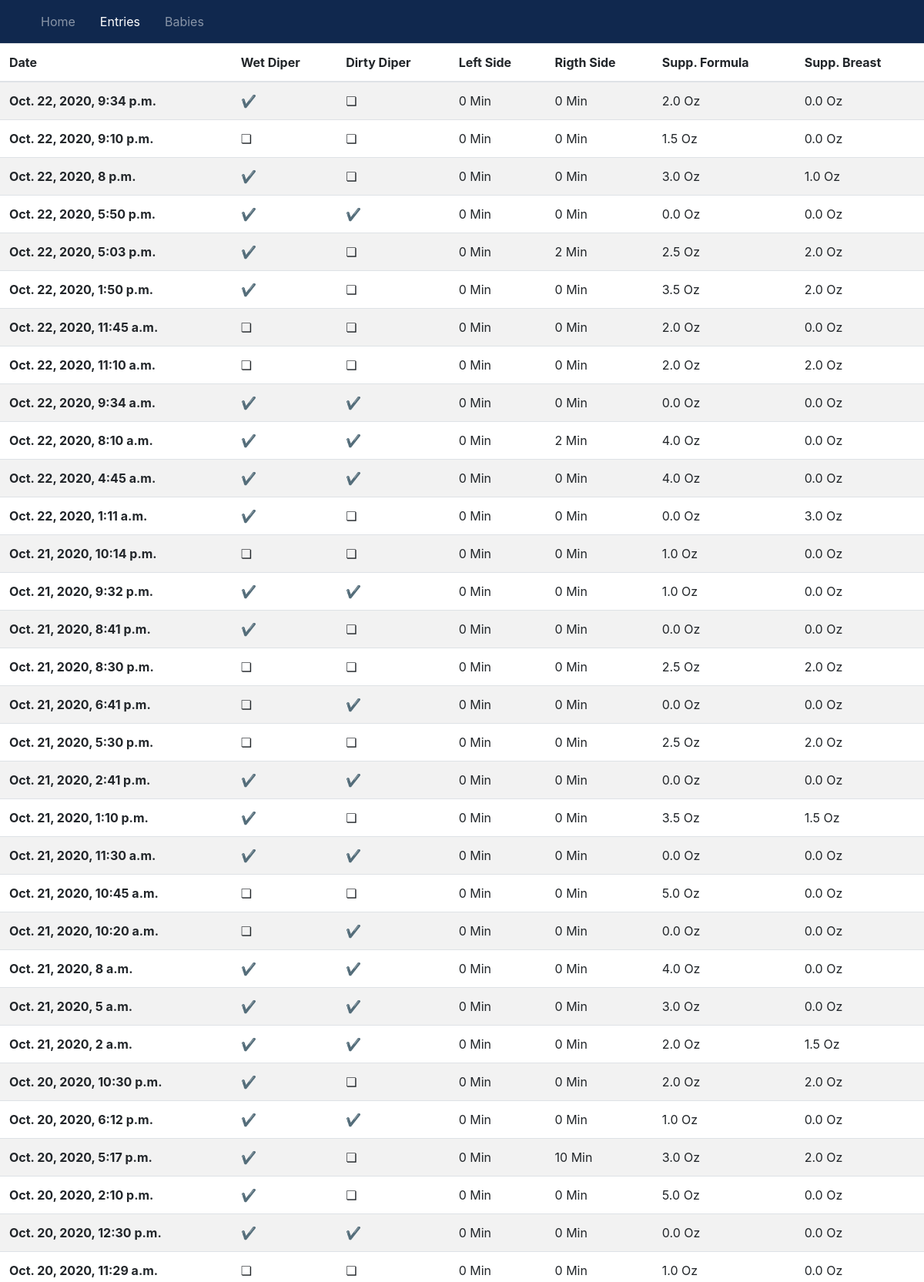
The page /entries (upper part) on the database its author committed.
### app/models.py (models this page shows)
class BabyTrack(models.Model):
    name = models.ForeignKey(Baby, on_delete=models.DO_NOTHING)
    date = models.DateTimeField(blank=False)
    wet = models.BooleanField()
    dirty = models.BooleanField()
    leftside = models.IntegerField(default=0)
    rightside = models.IntegerField(default=0)
    sup_b_amt = models.DecimalField(max_digits=3, decimal_places=1)
    sup_f_amt = models.DecimalField(max_digits=3, decimal_places=1)

### app/views.py (the view)
# urls.py: path('entries', views.entries, name='entries'),
def entries(request):
    entries = BabyTrack.objects.order_by('-date')
    context = {
        'entries':entries
    }
    return render(request, 'entries.html', context)

### templates/entries.html
{% extends 'base.html' %}
{% block content %}
    {% if entries %}
        <table class="table table-striped">
            <thead>
                <tr>
                    <th scope="col">Date</th>
                    <th scope="col">Wet Diper</th>
                    <th scope="col">Dirty Diper</th>
                    <th scope="col">Left Side</th>
                    <th scope="col">Rigth Side</th>
                    <th scope="col">Supp. Formula</th>
                    <th scope="col">Supp. Breast</th>
                </tr>
            </thead>
            <tbody>
                {% for entry in entries %}
                    <tr>
                        <th scope="row">{{ entry.date }}</th>
                        {% if entry.wet == True %}
                            <td>&#10004;</td>
                        {% else %}
                            <td>&#10063;</td>
                        {% endif %}
                        {% if entry.dirty == True %}
                            <td>&#10004;</td>
                        {% else %}
                            <td>&#10063;</td>
                        {% endif %}
                        <td>{{ entry.leftside }} Min</td>
                        <td>{{ entry.rightside }} Min</td>
                        <td>{{ entry.sup_f_amt }} Oz</td>
                        <td>{{ entry.sup_b_amt }} Oz</td>
                    </tr>
                {% endfor %}
            </tbody>
        </table>
    {% else %}
        <div class="col-md-12">
            <p>No Entries Avaliable</p>
        </div>
    {% endif %}
{% endblock %}

### templates/base.html (shortened to what this page needs)
{% load static %}
<!DOCTYPE html>
<html lang="en">
<head>
    <link rel="stylesheet" href="{% static 'css/bootstrap.css' %}">
    <link rel="stylesheet" href="{% static 'css/all.css' %}">
</head>
<body>
    <nav class="navbar navbar-expand-lg navbar-dark bg-primary sticky-top">
        <div class="container">
        <div class="collapse navbar-collapse" id="navbarNavAltMarkup">
            <ul class="navbar-nav">
            <li
                {% if '/' == request.path %}
                    class="nav-item active mr-3"
                {% else %}
                    class="nav-item mr-3"
                {% endif %}
            >
                <a class="nav-link" href="{% url 'index' %}">Home</a>
            </li>
            <li
                {% if '/entries' == request.path %}
                    class="nav-item active mr-3"
                {% else %}
                    class="nav-item mr-3"
                {% endif %}
            >
                <a class="nav-link" href="{% url 'entries' %}">Entries</a>
            </li>
            <li
                {% if '/babies' == request.path %}
                    class="nav-item active mr-3"
                {% else %}
                    class="nav-item mr-3"
                {% endif %}
            >
                <a class="nav-link" href="{% url 'babies' %}">Babies</a>
            </li>
        </div>
        </div>
    </nav>
    {% block content %}
    {% endblock %}
</body>
</html>

### rows shown on the page
BabyTrack: date "Oct. 22, 2020, 9:34 p.m.", leftside "0", rightside "0", sup_f_amt "2.0", sup_b_amt "0.0"
BabyTrack: date "Oct. 22, 2020, 9:10 p.m.", leftside "0", rightside "0", sup_f_amt "1.5", sup_b_amt "0.0"
BabyTrack: date "Oct. 22, 2020, 8 p.m.", leftside "0", rightside "0", sup_f_amt "3.0", sup_b_amt "1.0"
BabyTrack: date "Oct. 22, 2020, 5:50 p.m.", leftside "0", rightside "0", sup_f_amt "0.0", sup_b_amt "0.0"
BabyTrack: date "Oct. 22, 2020, 5:03 p.m.", leftside "0", rightside "2", sup_f_amt "2.5", sup_b_amt "2.0"
BabyTrack: date "Oct. 22, 2020, 1:50 p.m.", leftside "0", rightside "0", sup_f_amt "3.5", sup_b_amt "2.0"
BabyTrack: date "Oct. 22, 2020, 11:45 a.m.", leftside "0", rightside "0", sup_f_amt "2.0", sup_b_amt "0.0"
BabyTrack: date "Oct. 22, 2020, 11:10 a.m.", leftside "0", rightside "0", sup_f_amt "2.0", sup_b_amt "2.0"
BabyTrack: date "Oct. 22, 2020, 9:34 a.m.", leftside "0", rightside "0", sup_f_amt "0.0", sup_b_amt "0.0"
BabyTrack: date "Oct. 22, 2020, 8:10 a.m.", leftside "0", rightside "2", sup_f_amt "4.0", sup_b_amt "0.0"
BabyTrack: date "Oct. 22, 2020, 4:45 a.m.", leftside "0", rightside "0", sup_f_amt "4.0", sup_b_amt "0.0"
BabyTrack: date "Oct. 22, 2020, 1:11 a.m.", leftside "0", rightside "0", sup_f_amt "0.0", sup_b_amt "3.0"
BabyTrack: date "Oct. 21, 2020, 10:14 p.m.", leftside "0", rightside "0", sup_f_amt "1.0", sup_b_amt "0.0"
BabyTrack: date "Oct. 21, 2020, 9:32 p.m.", leftside "0", rightside "0", sup_f_amt "1.0", sup_b_amt "0.0"
BabyTrack: date "Oct. 21, 2020, 8:41 p.m.", leftside "0", rightside "0", sup_f_amt "0.0", sup_b_amt "0.0"
BabyTrack: date "Oct. 21, 2020, 8:30 p.m.", leftside "0", rightside "0", sup_f_amt "2.5", sup_b_amt "2.0"
BabyTrack: date "Oct. 21, 2020, 6:41 p.m.", leftside "0", rightside "0", sup_f_amt "0.0", sup_b_amt "0.0"
BabyTrack: date "Oct. 21, 2020, 5:30 p.m.", leftside "0", rightside "0", sup_f_amt "2.5", sup_b_amt "2.0"
BabyTrack: date "Oct. 21, 2020, 2:41 p.m.", leftside "0", rightside "0", sup_f_amt "0.0", sup_b_amt "0.0"
BabyTrack: date "Oct. 21, 2020, 1:10 p.m.", leftside "0", rightside "0", sup_f_amt "3.5", sup_b_amt "1.5"
BabyTrack: date "Oct. 21, 2020, 11:30 a.m.", leftside "0", rightside "0", sup_f_amt "0.0", sup_b_amt "0.0"
BabyTrack: date "Oct. 21, 2020, 10:45 a.m.", leftside "0", rightside "0", sup_f_amt "5.0", sup_b_amt "0.0"
BabyTrack: date "Oct. 21, 2020, 10:20 a.m.", leftside "0", rightside "0", sup_f_amt "0.0", sup_b_amt "0.0"
BabyTrack: date "Oct. 21, 2020, 8 a.m.", leftside "0", rightside "0", sup_f_amt "4.0", sup_b_amt "0.0"
BabyTrack: date "Oct. 21, 2020, 5 a.m.", leftside "0", rightside "0", sup_f_amt "3.0", sup_b_amt "0.0"
BabyTrack: date "Oct. 21, 2020, 2 a.m.", leftside "0", rightside "0", sup_f_amt "2.0", sup_b_amt "1.5"
BabyTrack: date "Oct. 20, 2020, 10:30 p.m.", leftside "0", rightside "0", sup_f_amt "2.0", sup_b_amt "2.0"
BabyTrack: date "Oct. 20, 2020, 6:12 p.m.", leftside "0", rightside "0", sup_f_amt "1.0", sup_b_amt "0.0"
BabyTrack: date "Oct. 20, 2020, 5:17 p.m.", leftside "0", rightside "10", sup_f_amt "3.0", sup_b_amt "2.0"
BabyTrack: date "Oct. 20, 2020, 2:10 p.m.", leftside "0", rightside "0", sup_f_amt "5.0", sup_b_amt "0.0"
BabyTrack: date "Oct. 20, 2020, 12:30 p.m.", leftside "0", rightside "0", sup_f_amt "0.0", sup_b_amt "0.0"
BabyTrack: date "Oct. 20, 2020, 11:29 a.m.", leftside "0", rightside "0", sup_f_amt "1.0", sup_b_amt "0.0"
